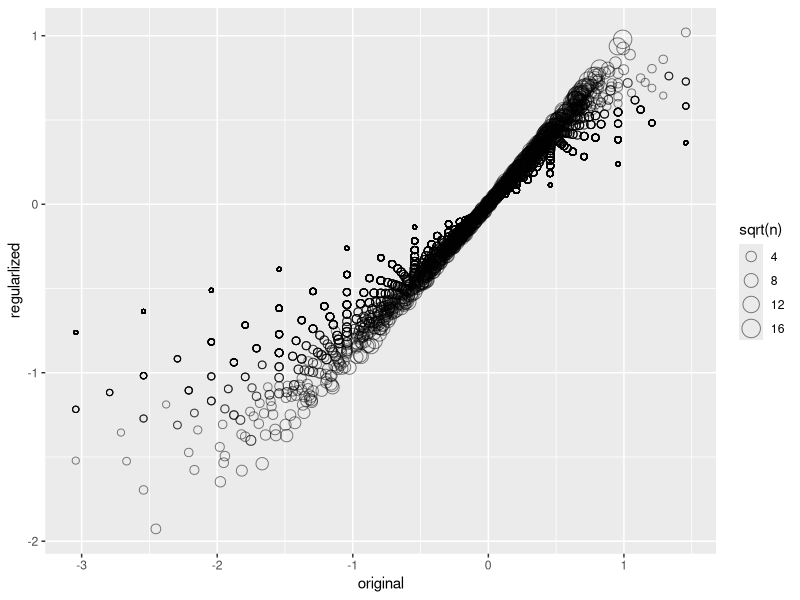
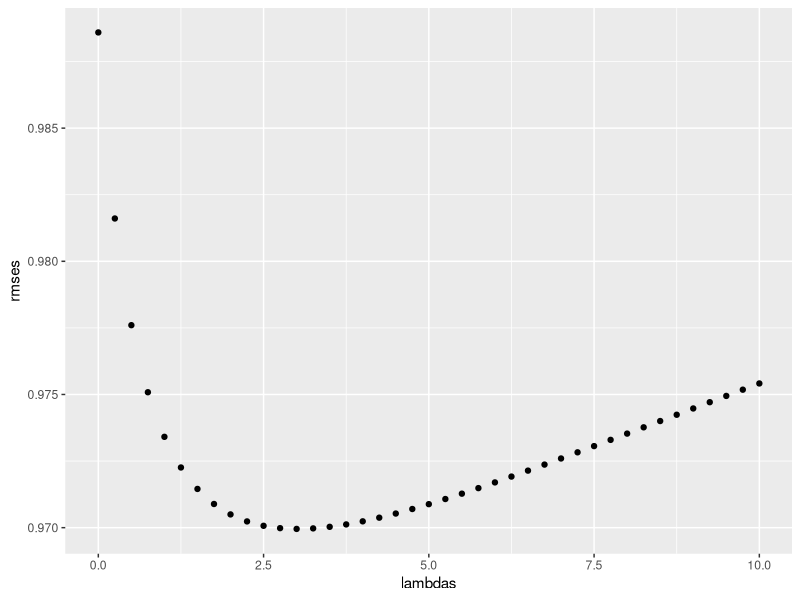
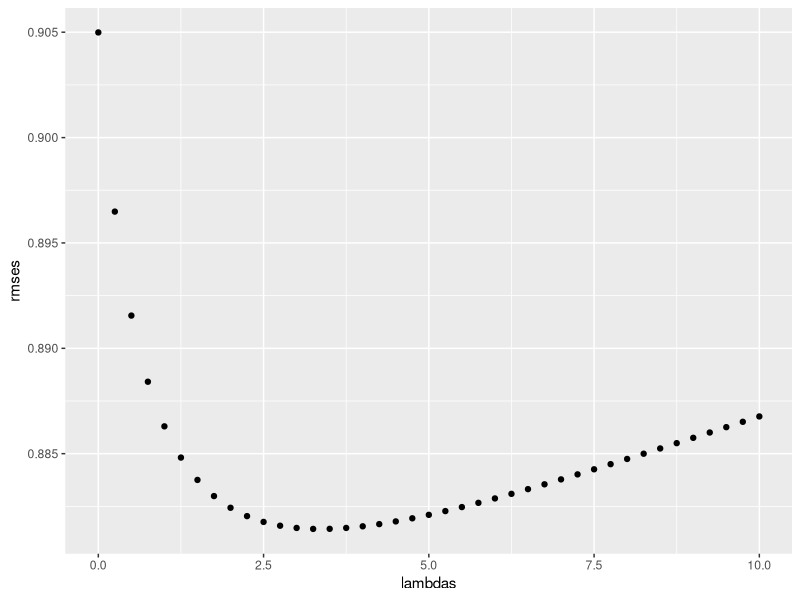

Reproduce these figures in R, in order.
library(dslabs)
library(tidyverse)
library(caret)
data("movielens")
set.seed(755)
test_index <- createDataPartition(y = movielens$rating, times = 1,
                                  p = 0.2, list = FALSE)
train_set <- movielens[-test_index,]
test_set <- movielens[test_index,]
test_set <- test_set %>% 
  semi_join(train_set, by = "movieId") %>%
  semi_join(train_set, by = "userId")
RMSE <- function(true_ratings, predicted_ratings){
  sqrt(mean((true_ratings - predicted_ratings)^2))
}


mu_hat <- mean(train_set$rating)
naive_rmse <- RMSE(test_set$rating, mu_hat)
rmse_results <- data_frame(method = "Just the average", RMSE = naive_rmse)
mu <- mean(train_set$rating) 
movie_avgs <- train_set %>% 
  group_by(movieId) %>% 
  summarize(b_i = mean(rating - mu))
predicted_ratings <- mu + test_set %>% 
  left_join(movie_avgs, by='movieId') %>%
  .$b_i
model_1_rmse <- RMSE(predicted_ratings, test_set$rating)
rmse_results <- bind_rows(rmse_results,
                          data_frame(method="Movie Effect Model",
                                     RMSE = model_1_rmse ))
user_avgs <- test_set %>% 
  left_join(movie_avgs, by='movieId') %>%
  group_by(userId) %>%
  summarize(b_u = mean(rating - mu - b_i))
predicted_ratings <- test_set %>% 
  left_join(movie_avgs, by='movieId') %>%
  left_join(user_avgs, by='userId') %>%
  mutate(pred = mu + b_i + b_u) %>%
  .$pred
model_2_rmse <- RMSE(predicted_ratings, test_set$rating)
rmse_results <- bind_rows(rmse_results,
                          data_frame(method="Movie + User Effects Model",  
                                     RMSE = model_2_rmse ))

test_set %>% 
  left_join(movie_avgs, by='movieId') %>%
  mutate(residual = rating - (mu + b_i)) %>%
  arrange(desc(abs(residual))) %>% 
  select(title,  residual) %>% slice(1:10) %>% knitr::kable()

movie_titles <- movielens %>% 
  select(movieId, title) %>%
  distinct()
movie_avgs %>% left_join(movie_titles, by="movieId") %>%
  arrange(desc(b_i)) %>% 
  select(title, b_i) %>% 
  slice(1:10) %>%  
  knitr::kable()

movie_avgs %>% left_join(movie_titles, by="movieId") %>%
  arrange(b_i) %>% 
  select(title, b_i) %>% 
  slice(1:10) %>%  
  knitr::kable()

train_set %>% dplyr::count(movieId) %>% 
  left_join(movie_avgs) %>%
  left_join(movie_titles, by="movieId") %>%
  arrange(desc(b_i)) %>% 
  select(title, b_i, n) %>% 
  slice(1:10) %>% 
  knitr::kable()

train_set %>% dplyr::count(movieId) %>% 
  left_join(movie_avgs) %>%
  left_join(movie_titles, by="movieId") %>%
  arrange(b_i) %>% 
  select(title, b_i, n) %>% 
  slice(1:10) %>% 
  knitr::kable()
lambda <- 3
mu <- mean(train_set$rating)
movie_reg_avgs <- train_set %>% 
  group_by(movieId) %>% 
  summarize(b_i = sum(rating - mu)/(n()+lambda), n_i = n()) 

data_frame(original = movie_avgs$b_i, 
           regularlized = movie_reg_avgs$b_i, 
           n = movie_reg_avgs$n_i) %>%
  ggplot(aes(original, regularlized, size=sqrt(n))) + 
  geom_point(shape=1, alpha=0.5)

train_set %>%
  dplyr::count(movieId) %>% 
  left_join(movie_reg_avgs) %>%
  left_join(movie_titles, by="movieId") %>%
  arrange(desc(b_i)) %>% 
  select(title, b_i, n) %>% 
  slice(1:10) %>% 
  knitr::kable()

train_set %>%
  dplyr::count(movieId) %>% 
  left_join(movie_reg_avgs) %>%
  left_join(movie_titles, by="movieId") %>%
  arrange(b_i) %>% 
  select(title, b_i, n) %>% 
  slice(1:10) %>% 
  knitr::kable()

predicted_ratings <- test_set %>% 
  left_join(movie_reg_avgs, by='movieId') %>%
  mutate(pred = mu + b_i) %>%
  .$pred

model_3_rmse <- RMSE(predicted_ratings, test_set$rating)
rmse_results <- bind_rows(rmse_results,
                          data_frame(method="Regularized Movie Effect Model",  
                                     RMSE = model_3_rmse ))
rmse_results %>% knitr::kable()

lambdas <- seq(0, 10, 0.25)
mu <- mean(train_set$rating)
just_the_sum <- train_set %>% 
  group_by(movieId) %>% 
  summarize(s = sum(rating - mu), n_i = n())
rmses <- sapply(lambdas, function(l){
  predicted_ratings <- test_set %>% 
    left_join(just_the_sum, by='movieId') %>% 
    mutate(b_i = s/(n_i+l)) %>%
    mutate(pred = mu + b_i) %>%
    .$pred
  return(RMSE(predicted_ratings, test_set$rating))
})
qplot(lambdas, rmses)  
lambdas[which.min(rmses)]

lambdas <- seq(0, 10, 0.25)
rmses <- sapply(lambdas, function(l){
  mu <- mean(train_set$rating)
  b_i <- train_set %>%
    group_by(movieId) %>%
    summarize(b_i = sum(rating - mu)/(n()+l))
  b_u <- train_set %>% 
    left_join(b_i, by="movieId") %>%
    group_by(userId) %>%
    summarize(b_u = sum(rating - b_i - mu)/(n()+l))
  predicted_ratings <- 
    test_set %>% 
    left_join(b_i, by = "movieId") %>%
    left_join(b_u, by = "userId") %>%
    mutate(pred = mu + b_i + b_u) %>%
    .$pred
  return(RMSE(predicted_ratings, test_set$rating))
})

qplot(lambdas, rmses)  

lambda <- lambdas[which.min(rmses)]
lambda

rmse_results <- bind_rows(rmse_results,
                          data_frame(method="Regularized Movie + User Effect Model",  
                                     RMSE = min(rmses)))
rmse_results %>% knitr::kable()
